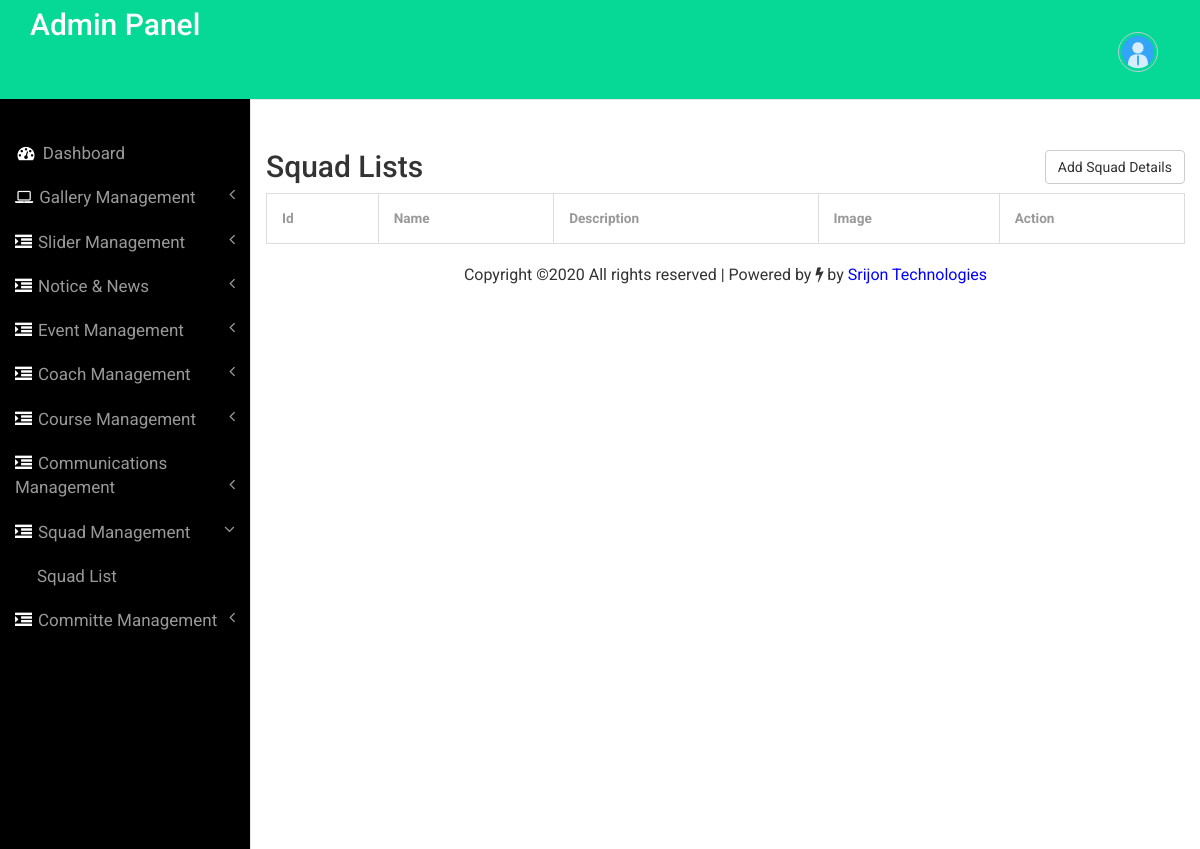
/admin/squad_list.php (signed in), run on an earlier commit of the app's database.
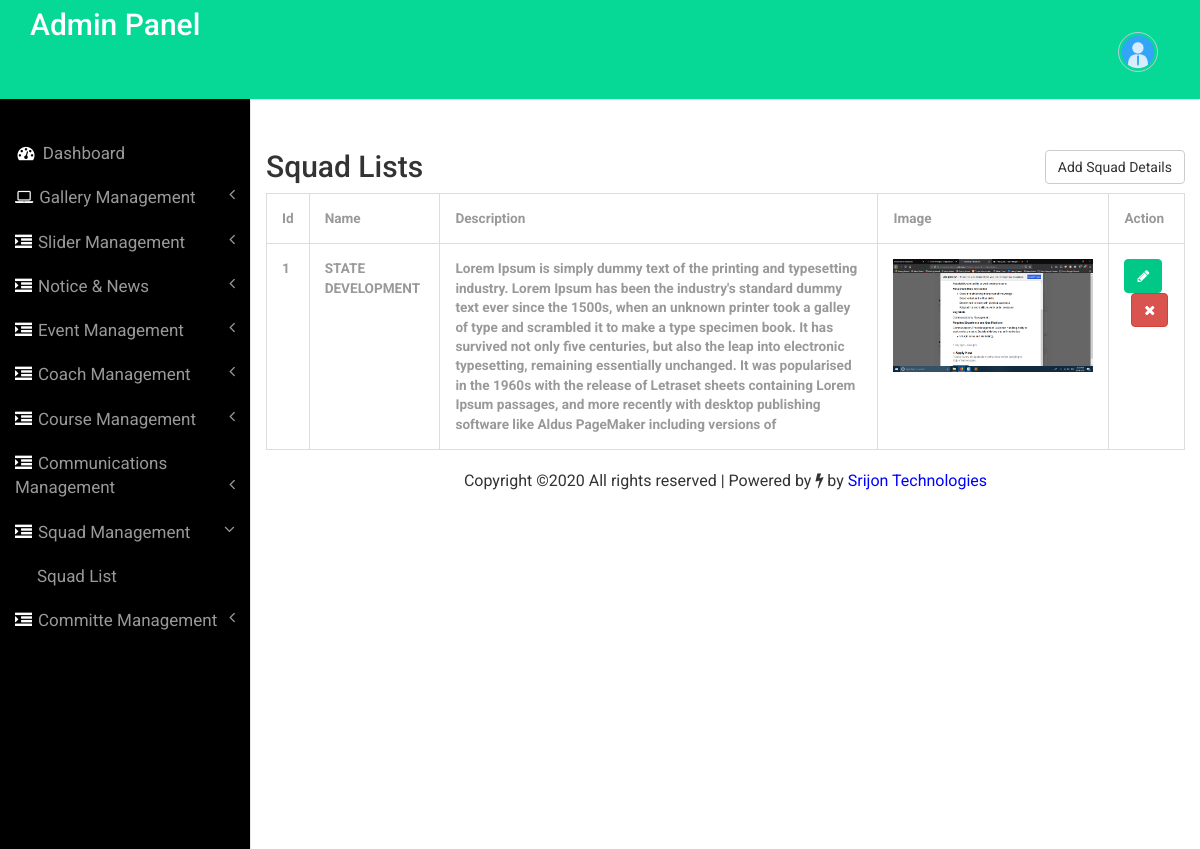
And on a later commit of the database.
### tables this page shows
CREATE TABLE `tbl_squad` (
  `id` int(11) NOT NULL,
  `name` text NOT NULL,
  `description` mediumtext NOT NULL,
  `image` varchar(255) NOT NULL
);

### admin/squad_list.php (the view, shortened to what this page needs)
<?php
include('includes/config.php');
if(strlen($_SESSION['alogin'])==0)
	{
header('location:dashoard.php');
}
else{
	?>
<!DOCTYPE HTML>
<html>
<head>
  <link href="css/bootstrap.min.css" rel='stylesheet' type='text/css' />
  <link href="css/style.css" rel='stylesheet' type='text/css' />
  <link href="css/font-awesome.css" rel="stylesheet">
</head>
<body>
  <div id="wrapper">
    <nav class="top1 navbar navbar-default navbar-static-top" role="navigation" style="margin-bottom: 0">
      <?php include('includes/sidebar.php'); ?>
    </nav>
    <div id="page-wrapper">
      <div class="container">
        <div class="margin">
          <div class="row">
            <div class="col-md-6">
              <h2>Squad Lists</h2>
            </div>
            <div class="col-md-6"><a href="add_squad.php"><button type="submit" class="btn btn-default">Add
                  Squad Details</button></a></div>
          </div>
        </div>
        <table class="table table-bordered">
          <thead>
            <tr>
              <th>Id</th>
              <th>Name</th>
              <th>Description</th>
              <th>Image</th>
              <th>Action</th>
            </tr>
          </thead>
          <tbody>
            <?php $sql = "SELECT * from tbl_squad";
$query = $dbh -> prepare($sql);
$query->execute();
$results=$query->fetchAll(PDO::FETCH_OBJ);
$cnt=1;
if($query->rowCount() > 0)
{
foreach($results as $result)
{				?>
            <tr>
              <td><strong><?php echo $cnt ?></strong></td>
              <td><strong><?php echo $result->name ?></strong></td>
              <td><strong><?php echo htmlspecialchars_decode(stripslashes($result->description)) ?></strong></td>
              <td><center><img src="images/<?php echo $result->image ?>" style="width:200px !important;height:50% !important;"></center></td>
              <td><a href="update_squad.php?sqid=<?php echo $result->id ?>" class="btn btn-primary"
                  title="" data-toggle="tooltip" data-original-title="Edit"><i class="fa fa-pencil"></i></a>
                  <a
                  href="squad_list.php?sqid=<?php echo $result->id ?>"
                  class="btn btn-danger delete-btn" title="Delete"
                  onclick="return confirm('Do you really want to delete')" data-toggle="tooltip"><i
                    class="fa fa-times"></i></a>&nbsp;</td>
            </tr>
            <?php $cnt=$cnt+1;} }?>
          </tbody>
        </table>
      </div>
      <?php include('includes/copyright.php') ?>
    </div>
  </div>
  <link href="css/custom.css" rel="stylesheet">
</body>
</html>
<?php } ?>

What changed in the data, as far as the page shows it:
added tbl_squad: name "STATE DEVELOPMENT", description "Lorem Ipsum is simply dummy text of the printing and typesetting industry. Lorem Ipsum has been the industry's standard dummy text ever since the 1500s, when an unknown printer took a galley of type and scrambled it to make a type specimen book. It has survived not only five centuries, but also the leap into electronic typesetting, remaining essentially unchanged. It was popularised in the 1960s with the release of Letraset sheets containing Lorem Ipsum passages, and more recently with desktop publishing software like Aldus PageMaker including versions of", image (picture)
